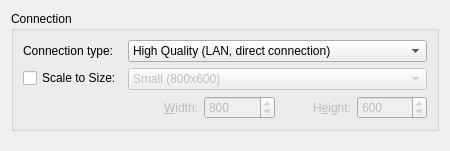
<?xml version="1.0" encoding="UTF-8"?>
<ui version="4.0" >
 <class>VncPreferences</class>
 <widget class="QWidget" name="VncPreferences" >
  <property name="geometry" >
   <rect>
    <x>0</x>
    <y>0</y>
    <width>436</width>
    <height>151</height>
   </rect>
  </property>
  <layout class="QVBoxLayout" name="verticalLayout" >
   <item>
    <widget class="QGroupBox" name="vncGroupBox" >
     <property name="title" >
      <string>Connection</string>
     </property>
     <layout class="QFormLayout" name="formLayout" >
      <item row="0" column="0" >
       <widget class="QLabel" name="connectionLabel" >
        <property name="text" >
         <string>Connection type:</string>
        </property>
        <property name="buddy" >
         <cstring>kcfg_Quality</cstring>
        </property>
       </widget>
      </item>
      <item row="0" column="1" >
       <widget class="KComboBox" name="kcfg_Quality" >
        <property name="minimumSize" >
         <size>
          <width>280</width>
          <height>0</height>
         </size>
        </property>
        <property name="whatsThis" >
         <string>Use this to specify the performance of your connection. Note that you should select the speed of the weakest link - even if you have a high speed connection, it will not help you if the remote computer uses a slow modem. Choosing a level of quality that is too high on a slow link will cause slower response times. Choosing a lower quality will increase latencies in high speed connections and results in lower image quality, especially in 'Low Quality' mode.</string>
        </property>
        <item>
         <property name="text" >
          <string>High Quality (LAN, direct connection)</string>
         </property>
        </item>
        <item>
         <property name="text" >
          <string>Medium Quality (DSL, Cable, fast Internet)</string>
         </property>
        </item>
        <item>
         <property name="text" >
          <string>Low Quality (Modem, ISDN, slow Internet)</string>
         </property>
        </item>
       </widget>
      </item>
      <item row="2" column="0">
       <layout class="QVBoxLayout">
        <item>
         <widget class="QCheckBox" name="kcfg_Scaling">
          <property name="text">
           <string>Scale to Size:</string>
          </property>
         </widget>
        </item>
        <item>
         <widget class="QLabel" name="resolutionDummyLabel"/>
        </item>
       </layout>
      </item>
      <item row="2" column="1">
       <layout class="QVBoxLayout">
        <item>
         <widget class="KComboBox" name="resolutionComboBox">
          <property name="enabled">
           <bool>false</bool>
          </property>
          <property name="minimumSize">
           <size>
            <width>280</width>
            <height>0</height>
           </size>
          </property>
          <property name="whatsThis">
           <string>Here you can specify the resolution of the remote desktop. This resolution determines the size of the desktop that will be presented to you.</string>
          </property>
          <property name="currentIndex">
           <number>1</number>
          </property>
          <item>
           <property name="text">
            <string>Minimal (640x480)</string>
           </property>
          </item>
          <item>
           <property name="text">
            <string>Small (800x600)</string>
           </property>
          </item>
          <item>
           <property name="text">
            <string>Normal (1024x768)</string>
           </property>
          </item>
          <item>
           <property name="text">
            <string>Large (1280x1024)</string>
           </property>
          </item>
          <item>
           <property name="text">
            <string>Very Large (1600x1200)</string>
           </property>
          </item>
          <item>
           <property name="text">
            <string>Current Screen Resolution</string>
           </property>
          </item>
          <item>
           <property name="text">
            <string>Custom Resolution (...)</string>
           </property>
          </item>
         </widget>
        </item>
        <item>
         <layout class="QHBoxLayout">
          <item>
           <widget class="QLabel" name="widthLabel">
            <property name="enabled">
             <bool>false</bool>
            </property>
            <property name="text">
             <string>&amp;Width:</string>
            </property>
            <property name="alignment">
             <set>Qt::AlignRight|Qt::AlignTrailing|Qt::AlignVCenter</set>
            </property>
            <property name="buddy">
             <cstring>kcfg_ScalingWidth</cstring>
            </property>
           </widget>
          </item>
          <item>
           <widget class="QSpinBox" name="kcfg_ScalingWidth">
            <property name="enabled">
             <bool>false</bool>
            </property>
            <property name="whatsThis">
             <string>This is the width of the remote desktop. You can only change this value manually if you select Custom as desktop resolution above.</string>
            </property>
            <property name="maximum">
             <number>9999</number>
            </property>
            <property name="value">
             <number>800</number>
            </property>
           </widget>
          </item>
          <item>
           <widget class="QLabel" name="heightLabel">
            <property name="enabled">
             <bool>false</bool>
            </property>
            <property name="text">
             <string>H&amp;eight:</string>
            </property>
            <property name="alignment">
             <set>Qt::AlignRight|Qt::AlignTrailing|Qt::AlignVCenter</set>
            </property>
            <property name="buddy">
             <cstring>kcfg_ScalingHeight</cstring>
            </property>
           </widget>
          </item>
          <item>
           <widget class="QSpinBox" name="kcfg_ScalingHeight">
            <property name="enabled">
             <bool>false</bool>
            </property>
            <property name="whatsThis">
             <string>This is the height of the remote desktop. You can only change this value manually if you select Custom as desktop resolution above.</string>
            </property>
            <property name="maximum">
             <number>9999</number>
            </property>
            <property name="value">
             <number>600</number>
            </property>
           </widget>
          </item>
         </layout>
        </item>
       </layout>
      </item>
     </layout>
    </widget>
   </item>
   <item>
    <spacer name="verticalSpacer" >
     <property name="orientation" >
      <enum>Qt::Vertical</enum>
     </property>
     <property name="sizeHint" stdset="0" >
      <size>
       <width>428</width>
       <height>16</height>
      </size>
     </property>
    </spacer>
   </item>
  </layout>
 </widget>
 <customwidgets>
  <customwidget>
   <class>KComboBox</class>
   <extends>QComboBox</extends>
   <header>kcombobox.h</header>
  </customwidget>
 </customwidgets>
 <connections/>
</ui>
